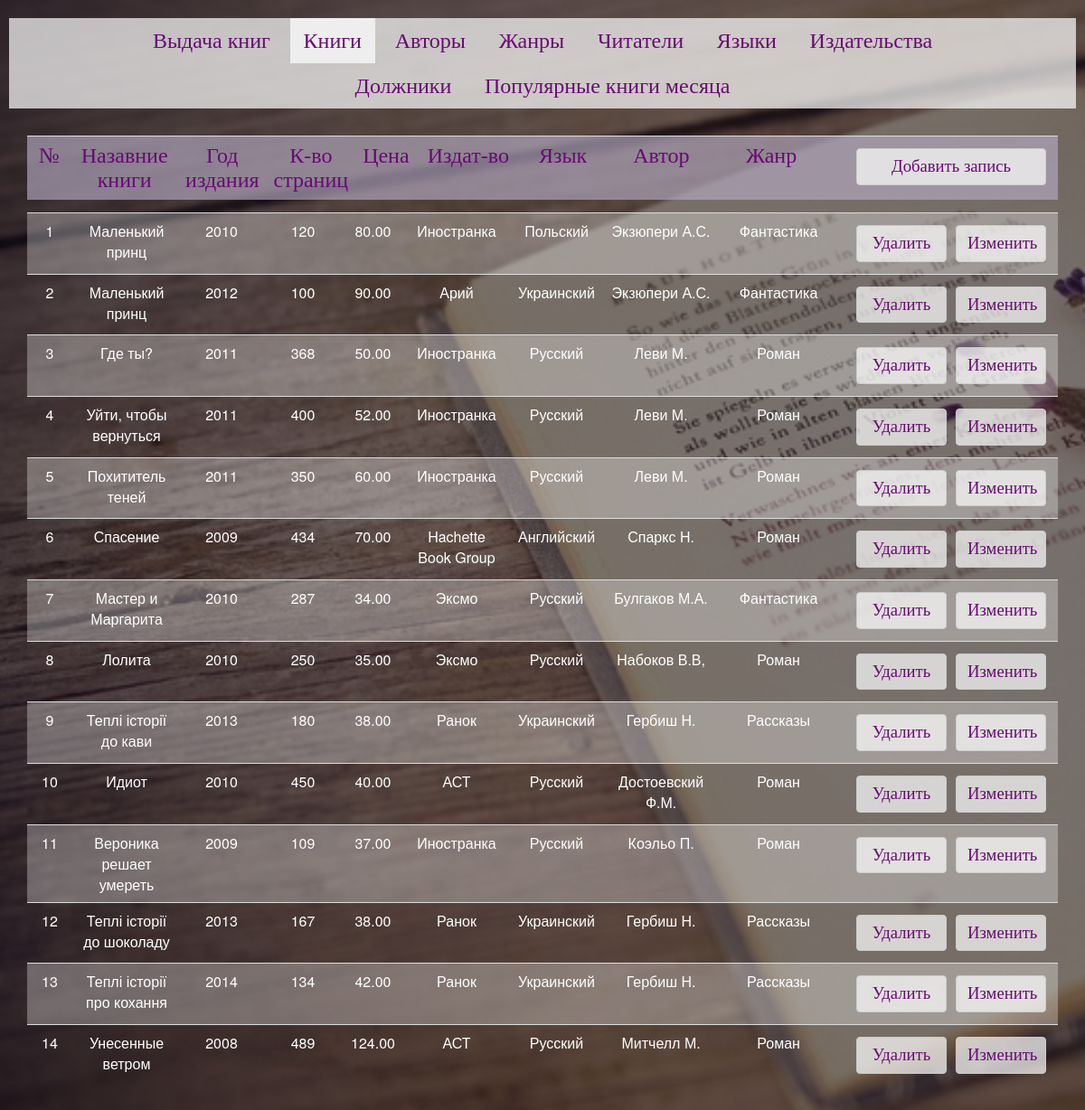
/tables/books.php, run on the app's committed database.
### tables this page shows
CREATE TABLE IF NOT EXISTS `books` (
  `book_id` int(11) NOT NULL AUTO_INCREMENT,
  `book_name` varchar(50) NOT NULL,
  `year` int(4) NOT NULL,
  `pages_num` int(11) NOT NULL,
  `price` decimal(10,2) NOT NULL,
  `publisher_id` int(11) NOT NULL,
  `lang_id` int(11) NOT NULL,
  `author_id` int(11) NOT NULL,
  `genre_id` int(11) NOT NULL,
  PRIMARY KEY (`book_id`),
  KEY `publisher_id` (`publisher_id`),
  KEY `lang_id` (`lang_id`),
  KEY `author_id` (`author_id`),
  KEY `genre_id` (`genre_id`),
  KEY `genre_id_2` (`genre_id`)
);

CREATE TABLE IF NOT EXISTS `publishers` (
  `publisher_id` int(11) NOT NULL AUTO_INCREMENT,
  `publish_name` varchar(30) NOT NULL,
  `city` varchar(30) NOT NULL,
  `phone_num` varchar(20) NOT NULL,
  `e_mail` varchar(40) NOT NULL,
  `web_site` varchar(40) NOT NULL,
  PRIMARY KEY (`publisher_id`),
  UNIQUE KEY `e_mail` (`e_mail`)
);

CREATE TABLE IF NOT EXISTS `languages` (
  `lang_id` int(11) NOT NULL AUTO_INCREMENT,
  `language` varchar(30) NOT NULL,
  PRIMARY KEY (`lang_id`),
  UNIQUE KEY `language` (`language`)
);

CREATE TABLE IF NOT EXISTS `authors` (
  `author_id` int(11) NOT NULL AUTO_INCREMENT,
  `auth_name` varchar(50) NOT NULL,
  PRIMARY KEY (`author_id`),
  UNIQUE KEY `auth_name` (`auth_name`)
);

CREATE TABLE IF NOT EXISTS `genres` (
  `id` int(11) NOT NULL AUTO_INCREMENT,
  `genre` varchar(60) NOT NULL,
  PRIMARY KEY (`id`),
  UNIQUE KEY `genre` (`genre`)
);

### tables/books.php (the view, shortened to what this page needs)
<?php
class Book extends Db {
    public function fetchAll(){
        $conn = $this->ConnectDB();
        $stmt = $conn->prepare("SELECT * FROM `books` LEFT JOIN `publishers` ON books.publisher_id=publishers.publisher_id
LEFT JOIN `languages` ON languages.lang_id=books.lang_id
LEFT JOIN `authors` ON books.author_id=authors.author_id
LEFT JOIN `genres` ON books.genre_id=genres.id
ORDER BY books.book_id");
        $stmt->execute();
        $result = $stmt->fetchAll();
        return $result;
    }
}
$out = new Book();
$rows = $out->fetchAll();
?>
<!DOCTYPE>
<html>
<head>
    <link rel="stylesheet" href="../css/bootstrap.css">
    <link rel="stylesheet" href="../css/tables.css">
</head>
<body>
<div class="container">
    <form method="post">
        <nav id="header" class="navbar navbar-fixed-top" role="navigation">
            <ul id="panel" class="nav navbar-nav">
                <li><a href="output.php">Выдача книг</a></li>
                <li id="current"><a href="books.php">Книги</a></li>
                <li><a href="authors.php">Авторы</a></li>
                <li><a href="genres.php">Жанры</a></li>
                <li><a href="readers.php">Читатели</a></li>
                <li><a href="languages.php">Языки</a></li>
                <li><a href="publishers.php">Издательства</a></li><br>
                <li><a href="debtors.php">Должники</a></li>
                <li><a href="popular.php">Популярные книги месяца</a></li>
            </ul>
            <div class="container">
                <table class="title table table-striped">
                    <tr>
                        <td width="50">№</td>
                        <td width="120">Назавние книги</td>
                        <td width="90">Год издания</td>
                        <td width="90">К-во страниц</td>
                        <td width="65">Цена</td>
                        <td width="120">Издат-во</td>
                        <td width="100">Язык</td>
                        <td width="130">Автор</td>
                        <td width="130">Жанр</td>
                        <td width="260"><button id="add-btn" type="button" class="btn btn-default" data-toggle="modal" data-target="#addModal">Добавить запись</button></td>
                    </tr>
                </table>
            </div>
        </nav>
        <div class="table-responsive">
            <table class="table table-striped" style="text-align: center;">
                <?php for ($i = 0; $i < count($rows); $i++) {?>
                    <tr data-id="<?= $rows[$i]['book_id']?>" data-name="<?= $rows[$i]['book_name']?>"
                    data-year="<?= $rows[$i]['year']?>" data-pages="<?= $rows[$i]['pages_num']?>"
                    data-price="<?= $rows[$i]['price']?>" data-publish="<?= $rows[$i]['publish_name']?>"
                        data-lang="<?= $rows[$i]['language']?>" data-auth="<?= $rows[$i]['auth_name']?>"
                        data-genre="<?= $rows[$i]['genre']?>">
                        <td width="50"><?= $rows[$i]['book_id']?></td>
                        <td width="120"><?= $rows[$i]['book_name']?></td>
                        <td width="90"><?= $rows[$i]['year']?></td>
                        <td width="90"><?= $rows[$i]['pages_num']?></td>
                        <td width="65"><?= $rows[$i]['price']?></td>
                        <td width="120"><?= $rows[$i]['publish_name']?></td>
                        <td width="100"><?= $rows[$i]['language']?></td>
                        <td width="130"><?= $rows[$i]['auth_name']?></td>
                        <td width="130"><?= $rows[$i]['genre']?></td>
                        <td><button name="edit" type="button" class="btn btn-default" data-toggle="modal" data-target="#editModal">Изменить</button>
                            <input name="delete" type="button" class="btn btn-default" value="Удалить"></td>
                    </tr>
                <?php } ?>
            </table>
        </div>
    </form>
</div>
</body>
</html>

### css/tables.css (style rules this page uses)
html { background-image: url(../img/2.jpg); background-color: rgba(0, 0, 0, 0.5); background-blend-mode: darken; background-attachment: fixed; background-size: cover; }
body { padding-top: 70px; width: 100%; height: 100%; background: 0; }
.table { margin-top: 165px; color: #ffffff; }
.btn-default { float: right; margin: 5; width: 100px; font-size: 14pt; font-family: "Monotype Corsiva", bold; }
#header { border: 0; padding: 10px; background-image: url(../img/2.jpg); background-color: rgba(0, 0, 0, 0.5); background-blend-mode: darken; background-attachment: fixed; background-size: cover; }
.title { height: 71px; border: 0; color: #670b72; font-size: 18pt; font-family: "Monotype Corsiva", bold; background-color: rgba(116, 97, 141, 0.5); text-align: center; margin-top: 30px; margin-bottom: 0; }
#panel { color: #670b72; font-size: 20pt; font-family: "Monotype Corsiva", bold; background-color: rgba(255, 255, 255, 0.7); border-color: #cccccc; margin-top: 10px; float: none; text-align: center; }
#panel li { color: #670b72; display: inline-block; }
#panel a { color: #670b72; font-size: 18pt; font-family: "Monotype Corsiva", bold; }
#current { text-decoration: none; background-color: #eeeeee; }
#add-btn { width: 210px; }
.navbar-nav > li { float: none; }

### data on the page
books: book_id "1", book_name "Маленький принц", year "2010", pages_num "120", price "80.00", publisher.publish_name "Иностранка", lang.language "Польский", author.auth_name "Экзюпери А.С.", genre.genre "Фантастика"
books: book_id "2", book_name "Маленький принц", year "2012", pages_num "100", price "90.00", publisher.publish_name "Арий", lang.language "Украинский", author.auth_name "Экзюпери А.С.", genre.genre "Фантастика"
books: book_id "3", book_name "Где ты?", year "2011", pages_num "368", price "50.00", publisher.publish_name "Иностранка", lang.language "Русский", author.auth_name "Леви М.", genre.genre "Роман"
books: book_id "4", book_name "Уйти, чтобы вернуться", year "2011", pages_num "400", price "52.00", publisher.publish_name "Иностранка", lang.language "Русский", author.auth_name "Леви М.", genre.genre "Роман"
books: book_id "5", book_name "Похититель теней", year "2011", pages_num "350", price "60.00", publisher.publish_name "Иностранка", lang.language "Русский", author.auth_name "Леви М.", genre.genre "Роман"
books: book_id "6", book_name "Спасение", year "2009", pages_num "434", price "70.00", publisher.publish_name "Hachette Book Group", lang.language "Английский", author.auth_name "Спаркс Н.", genre.genre "Роман"
books: book_id "7", book_name "Мастер и Маргарита", year "2010", pages_num "287", price "34.00", publisher.publish_name "Эксмо", lang.language "Русский", author.auth_name "Булгаков М.А.", genre.genre "Фантастика"
books: book_id "8", book_name "Лолита", year "2010", pages_num "250", price "35.00", publisher.publish_name "Эксмо", lang.language "Русский", author.auth_name "Набоков В.В,", genre.genre "Роман"
books: book_id "9", book_name "Теплі історії до кави", year "2013", pages_num "180", price "38.00", publisher.publish_name "Ранок", lang.language "Украинский", author.auth_name "Гербиш Н.", genre.genre "Рассказы"
books: book_id "10", book_name "Идиот", year "2010", pages_num "450", price "40.00", publisher.publish_name "АСТ", lang.language "Русский", author.auth_name "Достоевский Ф.М.", genre.genre "Роман"
books: book_id "11", book_name "Вероника решает умереть", year "2009", pages_num "109", price "37.00", publisher.publish_name "Иностранка", lang.language "Русский", author.auth_name "Коэльо П.", genre.genre "Роман"
books: book_id "12", book_name "Теплі історії до шоколаду", year "2013", pages_num "167", price "38.00", publisher.publish_name "Ранок", lang.language "Украинский", author.auth_name "Гербиш Н.", genre.genre "Рассказы"
books: book_id "13", book_name "Теплі історії про кохання", year "2014", pages_num "134", price "42.00", publisher.publish_name "Ранок", lang.language "Украинский", author.auth_name "Гербиш Н.", genre.genre "Рассказы"
books: book_id "14", book_name "Унесенные ветром", year "2008", pages_num "489", price "124.00", publisher.publish_name "АСТ", lang.language "Русский", author.auth_name "Митчелл М.", genre.genre "Роман"
